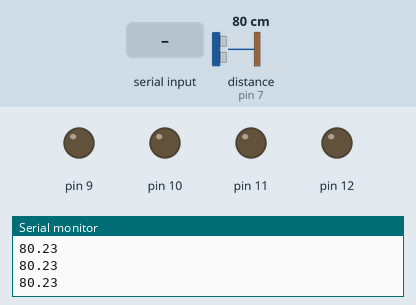
The sketch below on a simulated Arduino Uno, built with avr-gcc and run on an emulated ATmega328P. Parts: output pins drawn as LEDs (lit = HIGH), the last lines printed to the serial monitor. Inputs (shaded band) come from the test bench; at power-on: distance to the obstacle (sensor on pin 7) 80 cm. The echo pulse lasts 58.3 µs per cm; pins used as bus, display or sensor lines are not drawn.

Above: at 1.2 s.
1.3 s: distance to the obstacle (sensor on pin 7) set to 23 cm
2.8 s: distance to the obstacle (sensor on pin 7) set to 18 cm
At 3.8 s:
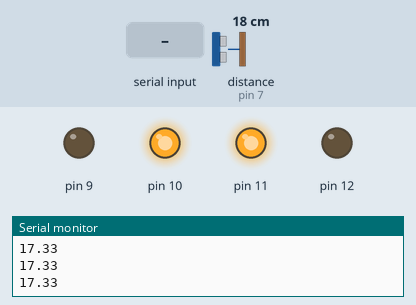
4.4 s: "2" received over Serial
At 4.66 s:
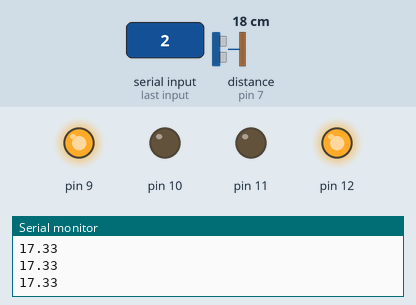
6.2 s: "4" received over Serial
At 6.43 s:
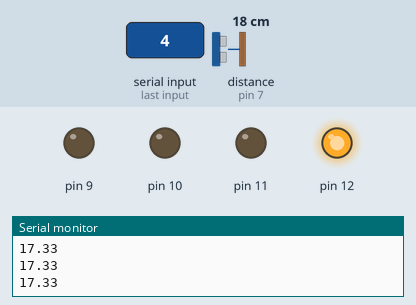
7.9 s: "6" received over Serial
At 9.2 s:
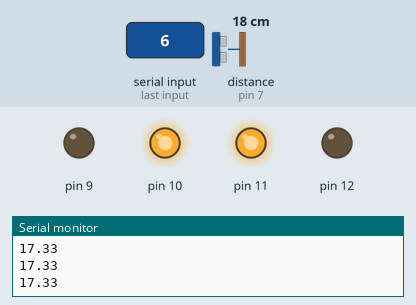
9.5 s: distance to the obstacle (sensor on pin 7) set to 35 cm
At 10.3 s:
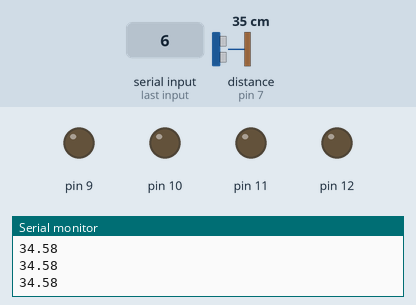
Timing chart, 0 to 12.1 s (numbered marks = the images above; inputs shaded):
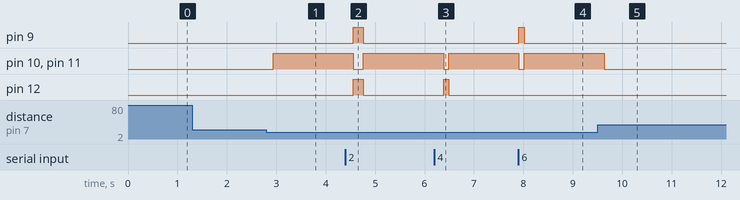

The sketch:

smart_bot.ino
```cpp
char input;
int E = 7;
int T = 8;
double t, ef, d ;

void setup() {
  Serial.begin(9600);
  pinMode(12, OUTPUT);
  pinMode(11, OUTPUT);
  pinMode(10, OUTPUT);
  pinMode(9, OUTPUT);
  pinMode(E, INPUT);
  pinMode(T, OUTPUT);
}

void loop() {
  digitalWrite(T, 0);
  delay(1);
  digitalWrite(T, 1);
  delayMicroseconds(10);
  digitalWrite(T, 0);

  t = pulseIn(E, 1);
  ef = t / 2;
  d = 0.0348 * ef - 0.92 ;
  Serial.println(d);
  delay(100);


  if (Serial.available() > 0);
  input = Serial.read();
  if (input == '2')                           //straight
  {
    digitalWrite(12, 1);
    digitalWrite(11, 0);
    digitalWrite(10, 0);
    digitalWrite(9, 1);
    delay(100);
  }
  else if (input == '8')                      //back
  {
    digitalWrite(12, 0);
    digitalWrite(11, 1);
    digitalWrite(10, 1);
    digitalWrite(9, 0);
  }
  else if (input == '4')                      //left
  {
    digitalWrite(12, 1);
    digitalWrite(11, 0);
    digitalWrite(10, 0);
    digitalWrite(9, 0);
  }
  else if (input == '6')                     //right
  {
    digitalWrite(12, 0);
    digitalWrite(11, 0);
    digitalWrite(10, 0);
    digitalWrite(9, 1);
  }
  else if (d <= 20)   {                   // emotion

    digitalWrite(12, 0);
    digitalWrite(11, 1);
    digitalWrite(10, 1);
    digitalWrite(9, 0);
    delay(100);

  }
  else
  {
    digitalWrite(12, 0);
    digitalWrite(11, 0);
    digitalWrite(10, 0);
    digitalWrite(9, 0);
  }
}
```

Measured:
- the behaviour switches between 21 and 20 cm on distance to the obstacle (sensor on pin 7) (found by bisection; images 0 and 1)
- after the input at 2.8 s, pin 10, pin 11: LOW → HIGH after 0.14 s
- after the input at 4.4 s, pin 9, pin 12: LOW → HIGH after 0.16 s, → LOW 0.20 s later; pin 10, pin 11: HIGH → LOW after 0.16 s, → HIGH 0.20 s later
- after the input at 6.2 s, pin 10, pin 11: HIGH → LOW after 0.19 s, → HIGH 0.10 s later; pin 12: LOW → HIGH after 0.19 s, → LOW 0.10 s later
- after the input at 7.9 s, pin 9: LOW → HIGH at once, → LOW 0.10 s later; pin 10, pin 11: HIGH → LOW at once, → HIGH 0.10 s later
- after the input at 9.5 s, pin 10, pin 11: HIGH → LOW after 0.14 s
